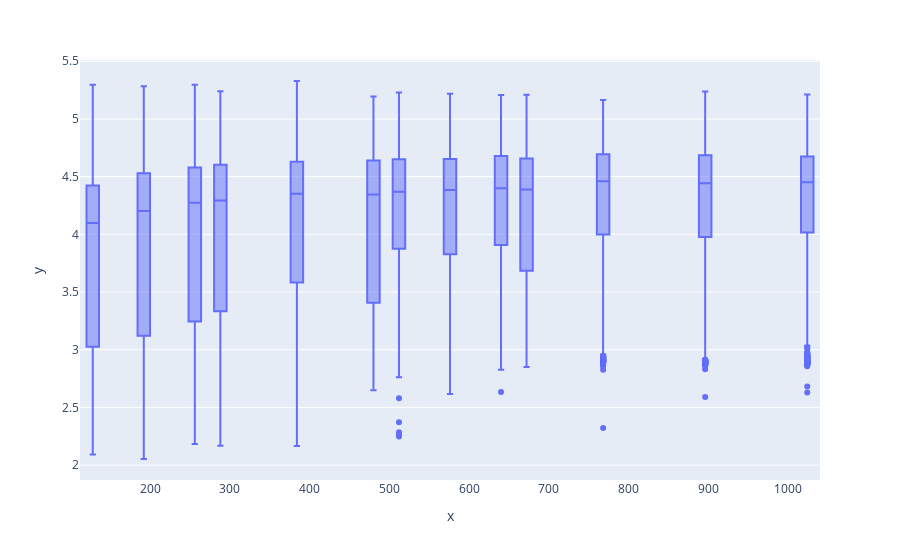

Notebook source saved alongside this figure:
### Code cell
px.box(x=results['tile_size'], y=results['ma'])

### Figure 1 — Plotly figure (JSON) as saved in the notebook; plotly's stock layout.template omitted (floating-point values rounded to 4 significant figures; data arrays with more than 128 entries replaced by an {"elided": "..."} marker saying what was removed)
{"data": [{"alignmentgroup": "True", "hovertemplate": "x=%{x}<br>y=%{y}<extra></extra>", "legendgroup": "", "marker": {"color": "#636efa"}, "name": "", "notched": false, "offsetgroup": "", "orientation": "v", "showlegend": false, "type": "box", "x": {"elided": "18028 int values"}, "x0": " ", "xaxis": "x", "y": {"elided": "18028 float values"}, "y0": " ", "yaxis": "y"}], "layout": {"boxmode": "group", "legend": {"tracegroupgap": 0}, "margin": {"t": 60}, "xaxis": {"anchor": "y", "domain": [0, 1], "title": {"text": "x"}}, "yaxis": {"anchor": "x", "domain": [0, 1], "title": {"text": "y"}}}}
